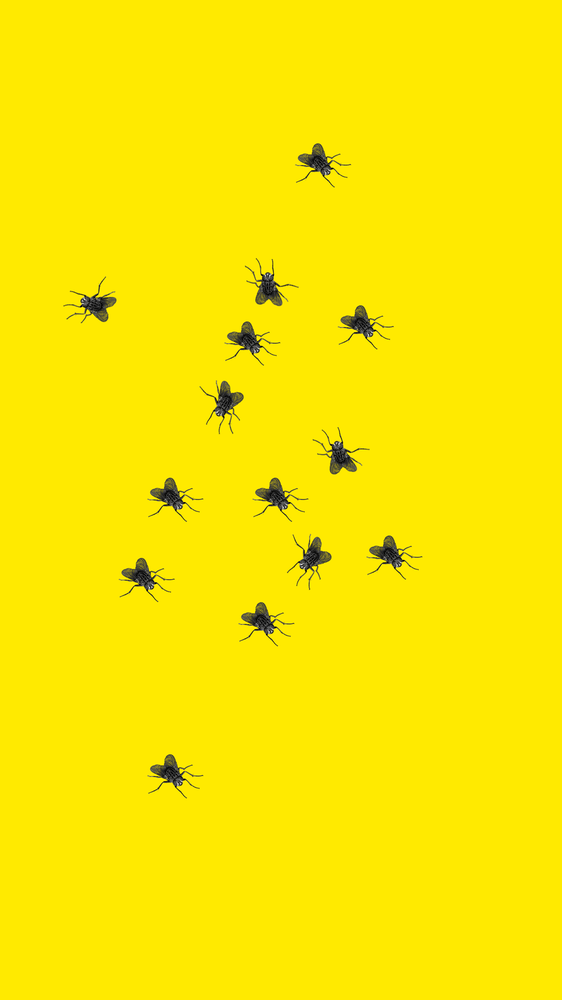
#> input picture principal.png, 562 x 1000 px, shrunk from 1080 x 1920 before the run
$ python TGI.py
#> lines starting #> are read from the running program, lines starting #| are printed output that depends on the picture; after the words box and inside, x2 and y2 are one past the last pixel; in counts of white or black regions, pixels touching at a corner belong together
import cv2
img = cv2.imread("principal.png", 0)
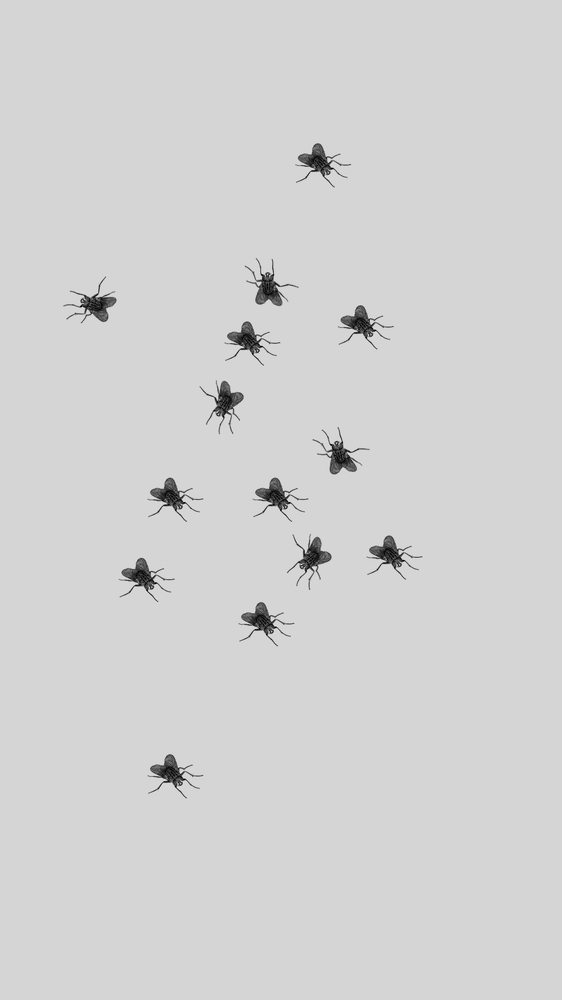
#> img: shape (1000, 562); min 0, max 225, mean 210.5

## threshold
th, threshed = cv2.threshold(img, 100, 255,cv2.THRESH_BINARY_INV|cv2.THRESH_OTSU)
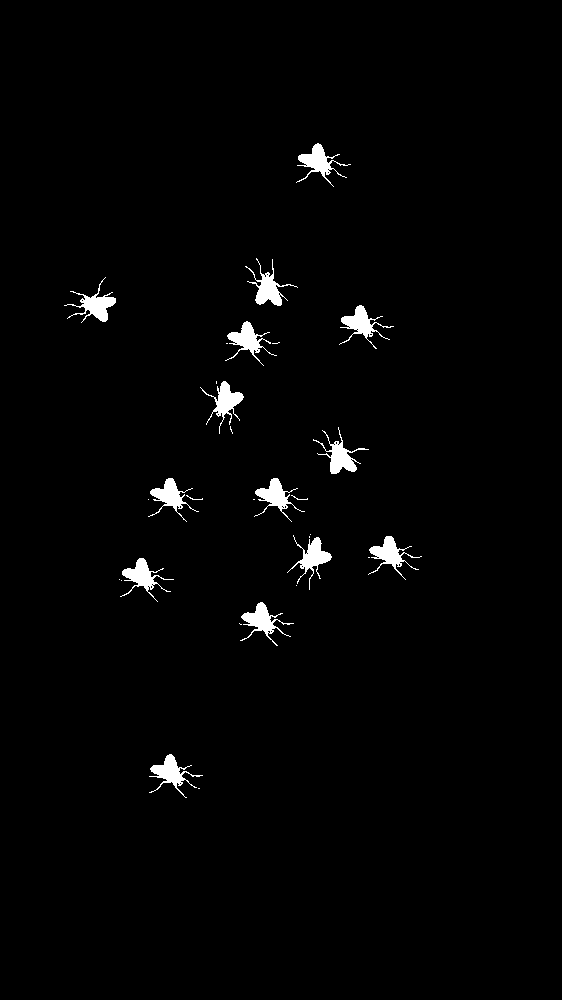
#> threshed: shape (1000, 562); 1.7% white; 30 white regions (14 under 20 px)
#> th = 143

## findcontours
cnts = cv2.findContours(threshed, cv2.RETR_LIST, cv2.CHAIN_APPROX_SIMPLE)[-2]
#> cnts = 61 contours, 47 with area under 20; largest, box (x1, y1, x2, y2) and area: (240, 602, 294, 646) 560, (149, 754, 203, 798) 555, (296, 143, 351, 187) 553, (245, 258, 298, 306) 550, (313, 427, 369, 474) 546


cv2.namedWindow('final', cv2.WINDOW_NORMAL)
cv2.imshow('final',threshed)
cv2.waitKey(0)
cv2.destroyAllWindows()


## filter by area
s1= 9
s2 = 15
xcnts = []
for cnt in cnts:
    if s1<cv2.contourArea(cnt) <s2:
        xcnts.append(cnt)
        print(cv2.contourArea(cnt))
#> this loop made 61 passes
#> cnt on passes 1, 2, 4, 6, 9, 10, 11, 12, 13, 14, 18, 19: [[198, 788], [199, 788]], [[179, 783], [180, 782], [181, 783], [180, 784]], [[270, 631], [271, 630], [272, 631], [271, 632]], [[239, 623], [240, 624], [241, 624], [240, 624]], [[147, 586], [148, 585], [149, 586], [148, 587]], [[296, 585]], [[151, 584], [152, 583], [153, 584], [152, 585]], [[121, 580]], [[119, 579]], [[301, 566], [302, 565], [303, 566], [302, 567]], [[368, 557], [369, 557]], [[306, 553], [307, 552], [308, 553], [307, 554]]
#> after the loop, xcnts = []

print("Dots number: {}".format(len(xcnts)))
#| Dots number: 0
